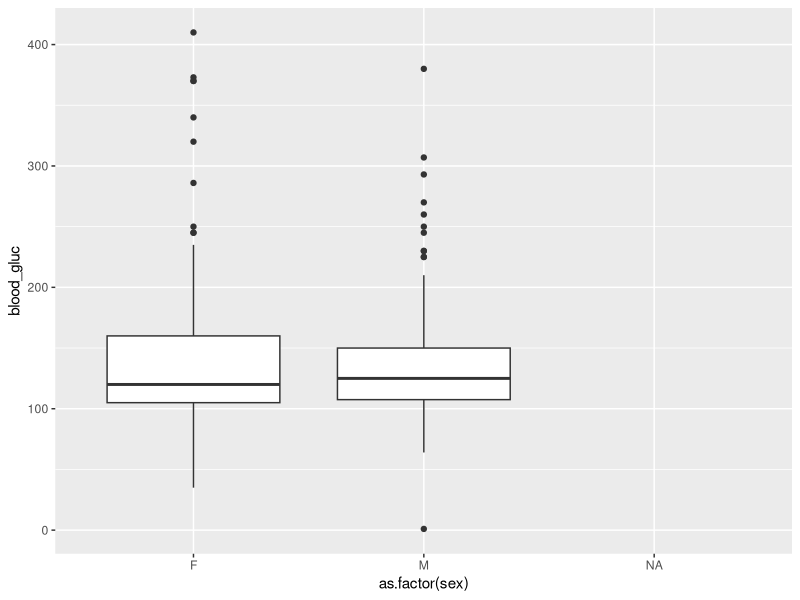

The R script that drew this image:
#--------------------------Exploring data script ------------------------------#
#--------------------------------Necessary work preperation------------------#
#Load nescessary packages
library(tidyverse)
library(here)
library(ggplot2)
library(patchwork)

#Read files and assign them as objects
myData <- read_delim("exam_nontidy.txt", delim = "\t")
myJoindata <- read_delim("exam_joindata.txt", delim = "\t")

#tidy the data and join 
#[NB in this tidy pip, blood_cult as percentage in own column]
#[NB additionally mutated variable blood_gluc and ]

tidy_data <- myData%>%   #Assign our transformed data to object
  pivot_wider(names_from = `feature type`,
              values_from = feature_value,)%>%  #Eradicating duplicates by pivot
  rename(age = `1.age`)%>%        #Renaming unfortunate column name
  separate(date,                  #Better visualization be seperating column
           into = c("year", "month"),
           sep="-")%>%
  subset(select = -c(gram, year, month))%>%  #Removing excessive column
  mutate(age = as.numeric(age),       #Defining column content as numerical
         blood_wbc = as.numeric(blood_wbc),
         blood_cult = as.numeric(blood_cult))%>%
  mutate(across(.cols = age, ~round(.,digits = 3)), #Keeping to three decimal
         across(.cols = blood_wbc, ~round(.,digits = 1)))%>%
  mutate(race =                         #Abbreviating the content in column
           case_when(
             race == "black" ~ "B",
             race == "white" ~ "W",
             race == "none" ~ NA_character_
           ))%>%
  mutate(sex = 
           case_when(
             sex == "female" ~ "F",
             sex == "male" ~ "M",
             sex == "none" ~ NA_character_
           ))%>%
  mutate(blood_neut_pct = if_else(blood_neut_pct <= 35, "Low", "High" )) %>% 
  mutate(percentage_blood_cult = (blood_cult = 100*blood_cult/max(blood_cult, na.rm = TRUE))) %>%
  mutate(percentage_blood_cult = round(blood_cult, digits = 0))%>% #Keeping to nearest whole number
  mutate(age_agm = age * abm )%>%   #numeric column showing multiplication of age and abm 
  select(id,
         age,
         sex,
         race,
         starts_with("csf"),
         starts_with("blood"),
         starts_with("percentage"),
         everything()) %>%
  full_join(myJoindata,by = ("id")) #joining the join data file to the mutated tidy_data

#------------------------------Start exploring data--------------------------#
#------------------- DYW -------------------------#
#Explore and comment on the missing variables.
#Check data distrubtion, stratify (categorical column to report min, max, mean and sd of a numeric column and ovbservation). Use pipe

#testing summary (NOT summarize) which gives the abovementioned for whole tidy_data as tibble 
summary(tidy_data)
skimr::skim(tidy_data)

#testing summary of selected column (blood_cult, female, etc)
tidy_data%>%
  summary(tidy_data$blood_cult, blood_cult = 0) #persons with blood_cult == 0 [NOT WORKING with argument blood_cult == 0


#Not recommended, if applied, use only for one variable at a time
#This is combination of base R and tidyverse
tidy_data%>%
  summary(tidy_data$sex, sex = 0, #Only for females [From here and down it is working]
          tidy_data$age, age> 45, #Only for persons older than 45
          tidy_data$race, race = B, #Only black
          tidy$blood_gluc, blood_gluc > 120, #Only glucose over 120
          tidy_data$blood_cult) #Only for females



#Use two categorical columns in your dataset to create a table (hint: ?count)
#[Found a method without count...]
Tabel1 <-
  tidy_data%>%
  drop_na(sex,   #remove missing values to make less messy table
          race,
          blood_gluc)%>%
  group_by(race, sex)%>% #two categorical columns to look by
  summarize(High = max(blood_gluc)) %>% #Sum how many have high blood_glu in groups
  pivot_wider(names_from = sex, #pivot_wider to make more sensible table
              values_from = High)%>%
  view()

#View as table the relation of blood_gluc grouped by sex
Tabel2 <- 
  tidy_data%>%
  drop_na(sex,
          blood_gluc)%>% #remove missing values to make less messy table
  group_by(sex)%>% #Now select this as the group we check glucose for
  summarize(Lower = min(blood_gluc), #Now we use summarize (NOT summary) to spesify what we look for
            Average = mean(blood_gluc),
            Upper = max(blood_gluc), 
            Difference = max(blood_gluc) - min(blood_gluc)) %>%
  arrange(Average)%>%
  view() 

#Does the glucose level in blood depend on sex? 
#Assuming this task can be solved by plottiing information in table2 ?
#NEED HELP
ggplot(tidy_data,  # define data
       aes(x = as.factor(sex), y = blood_gluc)) +  # define which columns are x and y, 
  geom_boxplot()

#Day 8: Analyse the dataset and answer the following questions: (each person chooses one question)
#Is there a difference in the occurrence of the disease by sex? (DYW)

#Look at this tomorrow


